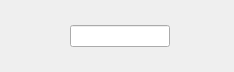
<?xml version="1.0" encoding="UTF-8"?>
<ui version="4.0">
 <class>LoginForm</class>
 <widget class="QWidget" name="LoginForm">
  <property name="geometry">
   <rect>
    <x>0</x>
    <y>0</y>
    <width>234</width>
    <height>72</height>
   </rect>
  </property>
  <layout class="QGridLayout" name="gridLayout">
   <item row="1" column="1">
    <widget class="QLabel" name="label">
     <property name="text">
      <string/>
     </property>
    </widget>
   </item>
   <item row="1" column="0">
    <spacer name="horizontalSpacer">
     <property name="orientation">
      <enum>Qt::Horizontal</enum>
     </property>
     <property name="sizeHint" stdset="0">
      <size>
       <width>40</width>
       <height>20</height>
      </size>
     </property>
    </spacer>
   </item>
   <item row="2" column="2">
    <spacer name="verticalSpacer_2">
     <property name="orientation">
      <enum>Qt::Vertical</enum>
     </property>
     <property name="sizeHint" stdset="0">
      <size>
       <width>20</width>
       <height>40</height>
      </size>
     </property>
    </spacer>
   </item>
   <item row="0" column="2">
    <spacer name="verticalSpacer">
     <property name="orientation">
      <enum>Qt::Vertical</enum>
     </property>
     <property name="sizeHint" stdset="0">
      <size>
       <width>20</width>
       <height>40</height>
      </size>
     </property>
    </spacer>
   </item>
   <item row="1" column="2">
    <widget class="QLineEdit" name="passEdit">
     <property name="minimumSize">
      <size>
       <width>100</width>
       <height>0</height>
      </size>
     </property>
     <property name="maximumSize">
      <size>
       <width>100</width>
       <height>16777215</height>
      </size>
     </property>
    </widget>
   </item>
   <item row="1" column="4">
    <layout class="QHBoxLayout" name="horizontalLayout_2">
     <item>
      <widget class="QLabel" name="passLabel">
       <property name="text">
        <string/>
       </property>
      </widget>
     </item>
     <item>
      <spacer name="horizontalSpacer_3">
       <property name="orientation">
        <enum>Qt::Horizontal</enum>
       </property>
       <property name="sizeHint" stdset="0">
        <size>
         <width>40</width>
         <height>20</height>
        </size>
       </property>
      </spacer>
     </item>
    </layout>
   </item>
  </layout>
 </widget>
 <resources/>
 <connections/>
</ui>
